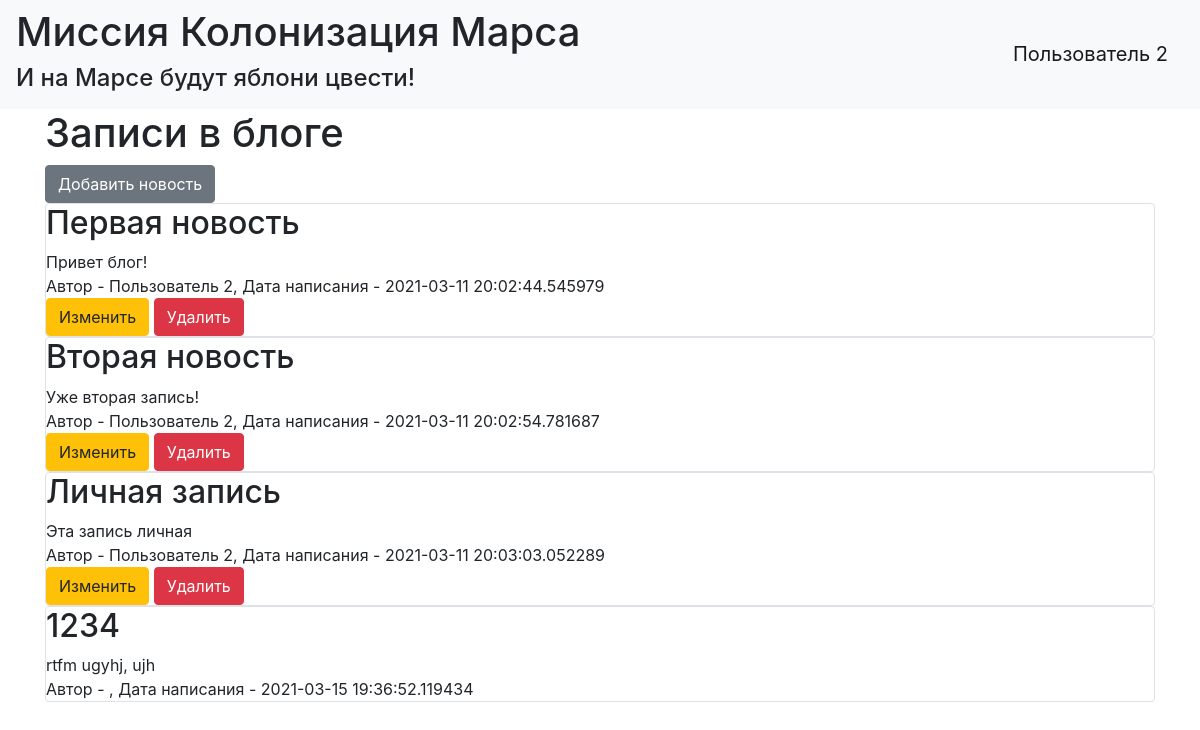
The page / (signed in) on the database its author committed.
### data/users.py (models this page shows, shortened)
class User(SqlAlchemyBase, UserMixin, SerializerMixin):
    __tablename__ = 'users'
    id = sqlalchemy.Column(sqlalchemy.Integer,
                           primary_key=True, autoincrement=True)
    name = sqlalchemy.Column(sqlalchemy.String, nullable=True)
    about = sqlalchemy.Column(sqlalchemy.String, nullable=True)
    email = sqlalchemy.Column(sqlalchemy.String,
                              index=True, unique=True, nullable=True)
    hashed_password = sqlalchemy.Column(sqlalchemy.String, nullable=True)
    created_date = sqlalchemy.Column(sqlalchemy.DateTime,
                                     default=datetime.datetime.now)
    news = orm.relation("News", back_populates='user')

### data/news.py (models this page shows)
class News(SqlAlchemyBase, SerializerMixin):
    __tablename__ = 'news'
    id = sqlalchemy.Column(sqlalchemy.Integer,
                           primary_key=True, autoincrement=True)
    title = sqlalchemy.Column(sqlalchemy.String, nullable=True)
    content = sqlalchemy.Column(sqlalchemy.String, nullable=True)
    created_date = sqlalchemy.Column(sqlalchemy.DateTime,
                                     default=datetime.datetime.now)
    is_private = sqlalchemy.Column(sqlalchemy.Boolean, default=True)
    user_id = sqlalchemy.Column(sqlalchemy.Integer,
                                sqlalchemy.ForeignKey("users.id"))
    user = orm.relation('User')
    categories = orm.relation("Category",
                              secondary="association",
                              backref="news")

### main.py (the view)
@app.route("/")
def index():
    db_sess = db_session.create_session()
    if current_user.is_authenticated:
        news = db_sess.query(News).filter(
            (News.user == current_user) | (News.is_private != True))
    else:
        news = db_sess.query(News).filter(News.is_private != True)
    return render_template("index.html", news=news)

### data/db_session.py (called while the page is built)
def create_session() -> Session:
    global __factory
    return __factory()

### main.py (called while the page is built)
@login_manager.user_loader
def load_user(user_id):
    db_sess = db_session.create_session()
    return db_sess.query(User).get(user_id)

### templates/index.html
{% extends "base.html" %}
{% block content %}
<h1>Записи в блоге</h1>
{% if current_user.is_authenticated %}
    <a href="news" class="btn btn-secondary">Добавить новость</a>
{% endif %}
{% for item in news%}
    <div class="col-md6 border rounded">
        <h2>{{item.title}}</h2>
        <div>
            {{item.content}}
        </div>
        <div>
            Автор - {{item.user.name}}, Дата написания - {{item.created_date}}
        </div>
    {% if current_user.is_authenticated and current_user == item.user %}
        <div>
            <a href="/news/{{ item.id }}" class="btn btn-warning">
                Изменить
            </a>
            <a href="/news_delete/{{ item.id }}" class="btn btn-danger">
                Удалить
            </a>
        </div>
    {% endif %}
    </div>
{% endfor %}
{% endblock %}

### templates/base.html (shortened to what this page needs)
<!doctype html>
<html lang="en">
<head>
    <link rel="stylesheet"
          href="https://stackpath.bootstrapcdn.com/bootstrap/4.4.1/css/bootstrap.min.css"
>
</head>
<body>
<header>
    <nav class="navbar navbar-light bg-light">
        <div>
            <h1>Миссия Колонизация Марса</h1>
            <h4>И на Марсе будут яблони цвести!</h4>
        </div>
        {% if current_user.is_authenticated %}
            <a class="navbar-brand" href="/logout">{{ current_user.name }}</a>
        {% else %}
            <p>
                <a class="btn btn-primary " href="/register">Зарегистрироваться</a>
                <a class="btn btn-success" href="/login">Войтиs</a>
            </p>
        {% endif %}
    </nav>
</header>
<main role="main" class="container">
    {% block content %}{% endblock %}
</main>
</body>
</html>

### rows shown on the page
User: name "Пользователь 2"
News: title "Первая новость", content "Привет блог!", user.name "Пользователь 2", created_date "2021-03-11 20:02:44.545979"
News: title "Вторая новость", content "Уже вторая запись!", user.name "Пользователь 2", created_date "2021-03-11 20:02:54.781687"
News: title "Личная запись", content "Эта запись личная", user.name "Пользователь 2", created_date "2021-03-11 20:03:03.052289"
News: title "1234", content "rtfm ugyhj, ujh", created_date "2021-03-15 19:36:52.119434"
